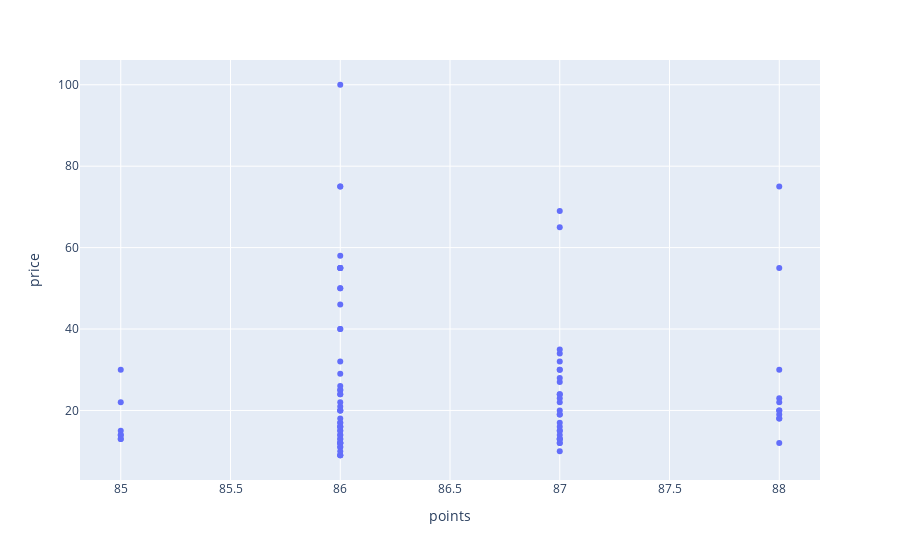

This figure's notebook cell:
### Code cell
#Scatter plot

fig = px.scatter(reviews_sample, 'points', 'price')
fig.show()

### Figure 1 — Plotly figure (JSON) as saved in the notebook; plotly's stock layout.template omitted (floating-point values rounded to 4 significant figures)
{"data": [{"hovertemplate": "points=%{x}<br>price=%{y}<extra></extra>", "legendgroup": "", "marker": {"color": "#636efa", "symbol": "circle"}, "mode": "markers", "name": "", "orientation": "v", "showlegend": false, "type": "scatter", "x": [87, 87, 87, 87, 87, 87, 87, 87, 87, 87, 87, 87, 87, 87, 87, 87, 87, 87, 87, 87, 87, 87, 87, 87, 87, 87, 87, 87, 87, 86, 86, 86, 86, 86, 86, 86, 86, 86, 86, 86, 86, 86, 86, 86, 86, 86, 86, 86, 86, 86, 86, 85, 85, 85, 85, 85, 85, 85, 85, 86, 86, 86, 86, 86, 86, 86, 86, 86, 86, 86, 86, 86, 86, 86, 86, 86, 86, 86, 86, 86, 86, 86, 86, 86, 86, 86, 86, 86, 86, 88, 88, 88, 88, 88, 88, 88, 88, 88, 88, 88], "xaxis": "x", "y": [null, 15, 14, 13, 65, 15, 16, 24, 12, 27, 19, 30, 34, null, 12, 24, 30, 13, 28, 32, 23, 20, 19, 22, 35, 69, 13, 10, 17, 16, null, null, null, 50, 20, 50, 15, 21, 11, 12, 17, 22, 9, 14, 9, 40, 13, 13, 16, 14, null, 22, 14, 15, null, 30, 14, 13, 13, 55, 100, 17, 25, 58, 26, 24, 15, 46, 12, 55, 12, 40, 32, 75, 55, 75, 9, 18, 25, null, 12, 16, 11, 20, 24, 10, 20, 55, 29, 19, 23, 18, 55, 12, 22, 20, 18, 20, 30, 75], "yaxis": "y"}], "layout": {"legend": {"tracegroupgap": 0}, "margin": {"t": 60}, "xaxis": {"anchor": "y", "domain": [0, 1], "title": {"text": "points"}}, "yaxis": {"anchor": "x", "domain": [0, 1], "title": {"text": "price"}}}}
